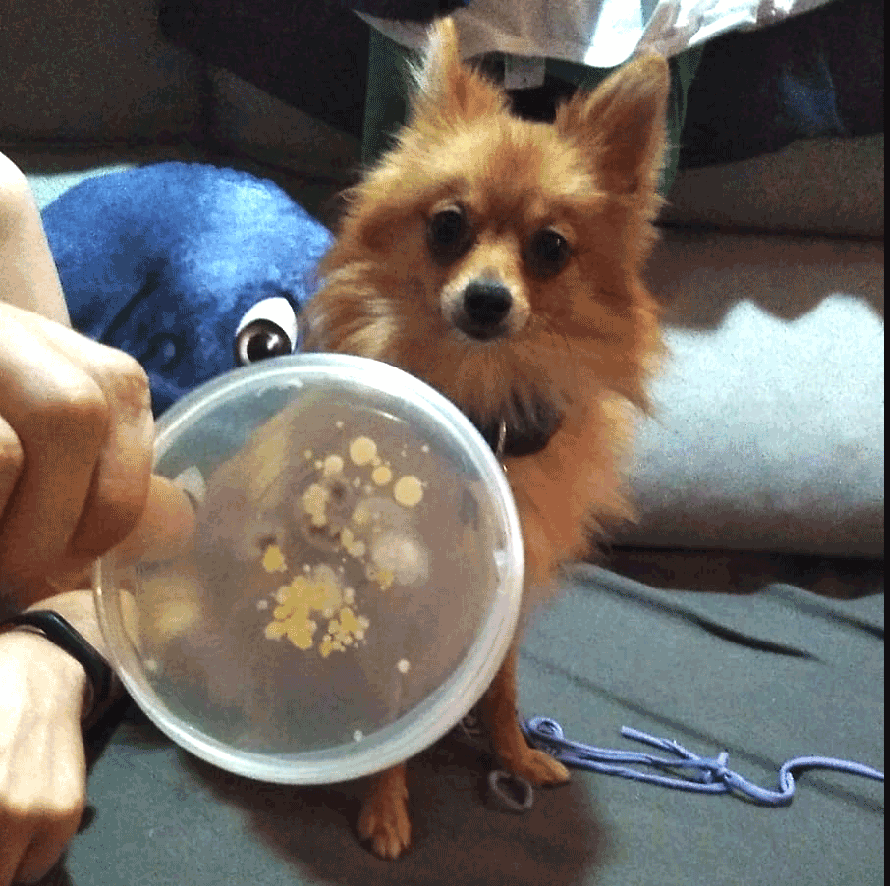
//> input picture bioboi_finished.png, 890 x 886 px
$ ./sobel bioboi_finished.png   (built with g++ and OpenCV 4)
//> lines starting //> are read from the running program, lines starting //| are printed output that depends on the picture
### include/sobel.hpp
/*
 * sobel.hpp - Implements the sobel algorithm
 *
 *  Created on: 28 may. 2019
 *      Author: David Baselga
 */

#ifndef INCLUDE_SOBEL_HPP_
#define INCLUDE_SOBEL_HPP_

#include <opencv2/opencv.hpp>
#include <cmath>
#include <cstring>
#include <omp.h>

using namespace cv;

int sobel(Mat);
int sum(int[3][3],Mat*, int i, int j);
unsigned char usqrt(unsigned char S);

int sobel(Mat *img) {
	int S1, S2;

	int x[3][3]  = {
					{ -1 , 0 , 1 },
					{ -2 , 0 , 2 },
					{ -1 , 0 , 1 }
		};
	int y[3][3] = {
			{ -1, -2, -1 },
			{ 0 , 0 , 0  },
			{ 1 , 2 , 1  }
	};

	int rows = img->rows;
	int cols = img->cols;
	Mat mag = mag.zeros(rows,cols,img->type());

	unsigned char value = 0;

	#pragma omp parallel for collapse(2) private(S1,S2,value)
	for(int i = 1 ; i < rows - 2 ; i++){
		for(int j = 1 ; j < cols - 2 ; j++){
			S1 = sum(x, img, i, j);
			S2 = sum(y, img, i, j);

			value = (unsigned char) max(70.0,ceil(sqrt(S1 * S1 + S2 * S2)));
			if(value == 70) value = 0;

			std::memcpy(mag.data+(i*cols+j),&value,sizeof(unsigned char));
		}
	}

	std::memcpy(img->data,mag.data,cols*rows*sizeof(unsigned char));

	return 0;

}

int sum(int data[3][3], Mat *img, int y, int x){

	unsigned char dat[9] = {0,0,0,0,0,0,0,0};
	int cols = img->cols;
	std::memcpy(&dat[0],img->data+((y-1)*cols+(x-1)),sizeof(unsigned char)*3);
	std::memcpy(&dat[3],img->data+((y)*cols+(x-1)),sizeof(unsigned char)*3);
	std::memcpy(&dat[6],img->data+((y+1)*cols+(x-1)),sizeof(unsigned char)*3);
	return (int) (data[0][0] * dat[0]) + (data[0][1] * dat[1]) + (data[0][2] * dat[2]) +
	         (data[1][0] * dat[3])   + (data[1][1] * dat[4])   + (data[1][2] * dat[5]) +
	         (data[2][0] * dat[6]) + (data[2][1] * dat[7]) + (data[2][2] * dat[8]);

}

#endif /* INCLUDE_SOBEL_HPP_ */

### sobel.cpp
/**
 *
 * File bootstrapped from OpenCV tutorial, takes an image as parameter and outputs the same image processed
 * by a sobel filter.
 *
 *  Created on: 28 may. 2019
 *      Author: David Baselga
 *
 */

#include <stdio.h>
#include <opencv2/opencv.hpp>
#include <sobel.hpp>
#include <string>

using namespace cv;

int main(int argc, char** argv )
{
    if ( argc != 2 )
    {
        printf("usage: Sobel <Image_Path>\n");
        return -1;
    }

    Mat image, sobelimg;
    image = imread( argv[1], 1 );
//> image is the input picture: 886 rows x 890 cols, CV_8UC3; mean B, G, R 99.6, 105.2, 111.6
    if ( !image.data )
    {
        printf("No image data \n");
        return -1;
    }

    cvtColor(image,sobelimg,6);
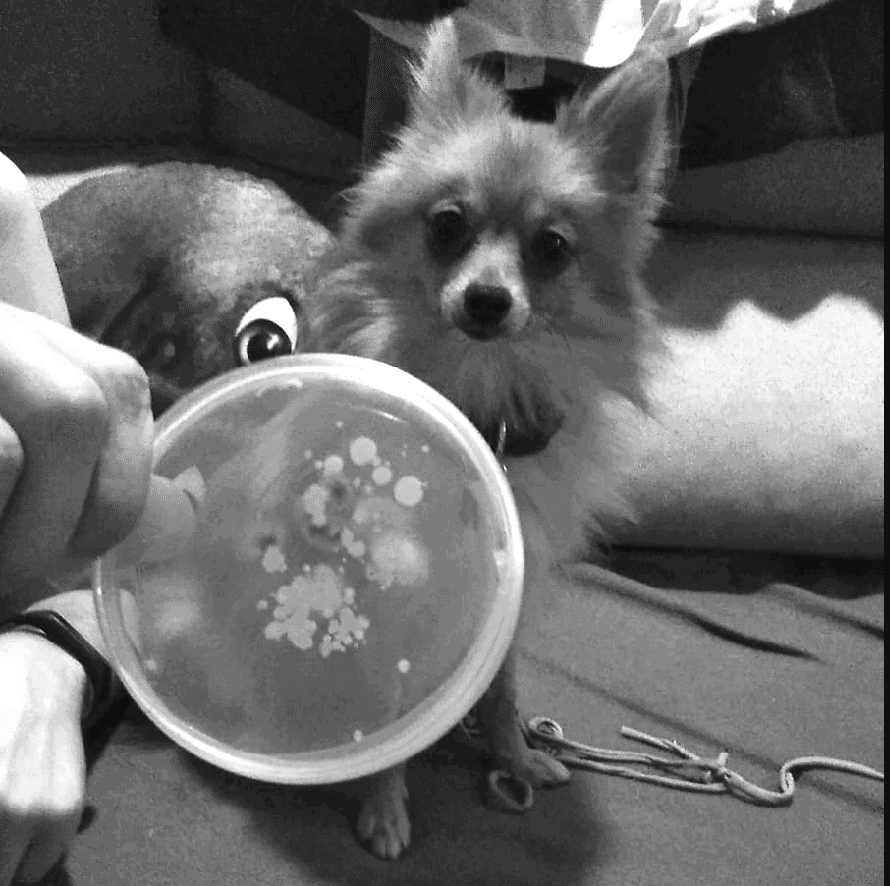
//> sobelimg: 886 rows x 890 cols, CV_8UC1; min 15, max 255, mean 106.5
    sobel(&sobelimg);
//> after the loop in sobel, `for(int i = 1 ; i < rows - 2 ; i++)`:
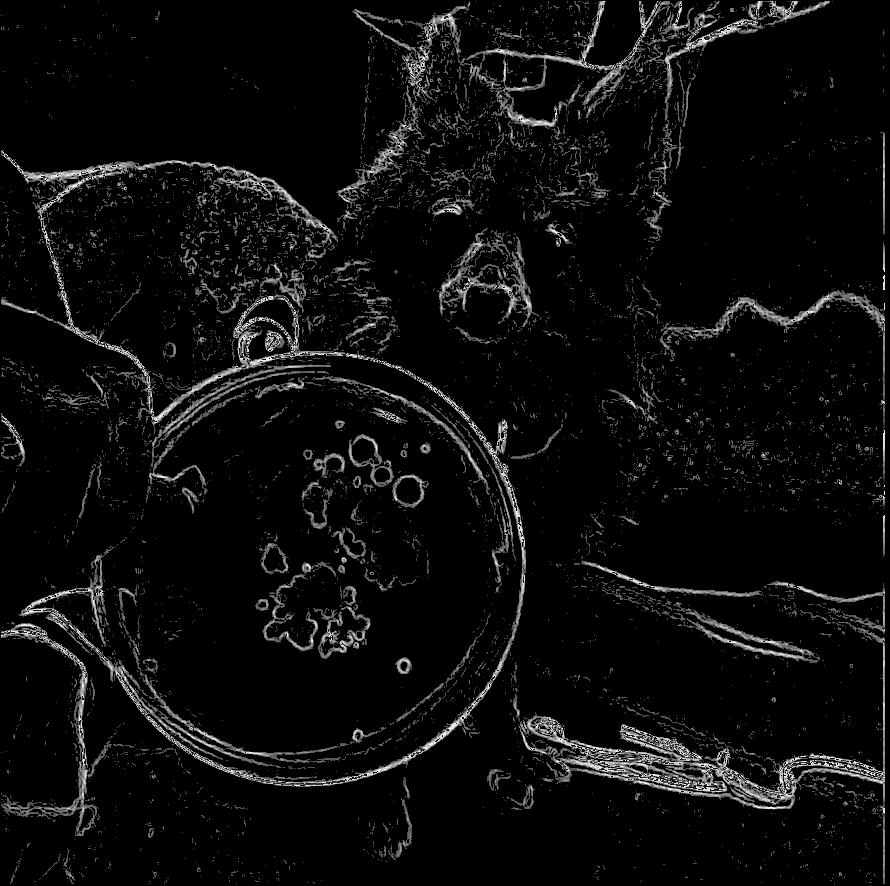
//> mag: 886 rows x 890 cols, CV_8UC1; min 0, max 255, mean 12.2
//> after the loop in sobel, `for(int i = 1 ; i < rows - 2 ; i++)`: S1 = 0

    #ifdef DEBUG
    namedWindow("Original Image", WINDOW_AUTOSIZE );
    imshow("Original Image", image);
    namedWindow("Sobel Image", WINDOW_AUTOSIZE );
    imshow("Sobel Image", sobelimg);

    waitKey(0);
	#endif

    std::string file(argv[1]);
//> file = "bioboi_finished.png"
    std::string extension;
    extension = file.substr(file.find_last_of("."));
//> extension = ".png"
    imwrite( std::string("output") + extension , sobelimg );

    return 0;
}
